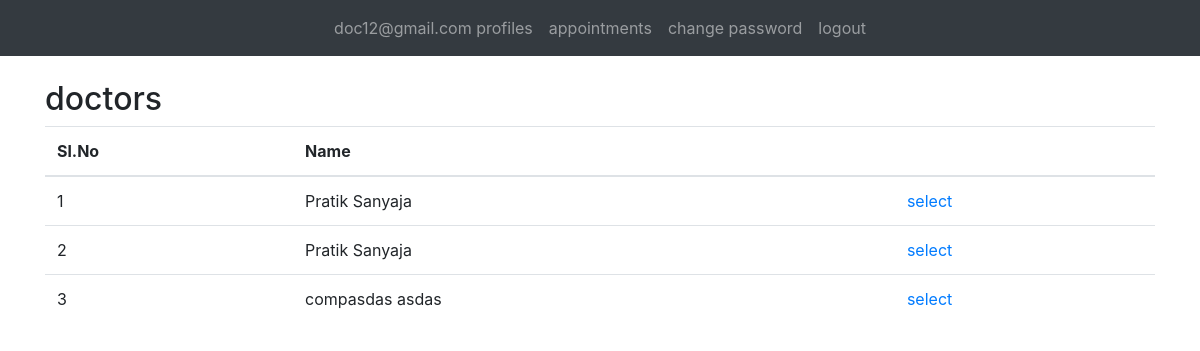
The app's page /doctors/ (signed in) with its own data.
### users/models.py (models this page shows, shortened)
class User(AbstractBaseUser, PermissionsMixin):
    email = models.EmailField(unique=True)
    first_name = models.CharField(_('first name'), max_length=30, blank=True)
    last_name = models.CharField(_('last name'), max_length=150, blank=True)
    is_staff = models.BooleanField(
        _('staff status'),
        default=False,
        help_text=_('Designates whether the user can log into this admin site.'),
    )
    type = models.CharField(max_length=15, choices=USER_TYPE, default='PATIENT')
    date_joined = models.DateTimeField(_('date joined'), default=timezone.now)
    USERNAME_FIELD = 'email'
    objects = UserManager()

### doctors/models.py (models this page shows, shortened)
class Doctors(models.Model):
    user = models.ForeignKey(get_user_model(), on_delete=models.CASCADE, related_name='doctors_user')
    specialised = models.CharField(max_length=15, default='PATIENT')
    addr = models.CharField(max_length=155, null=True)
    qualification = models.CharField(max_length=100, blank=True, null=True)

### doctors/views.py (the view)
# urls.py: path('doctors/', include('doctors.urls', namespace='doctors')),
def doctors(request):
    doctors_list = models.Doctors.objects.all()
    return render(request, 'doctors.html', {'doctors': doctors_list})

### templates/doctors.html (shortened to what this page needs)
{% extends 'app_base.html' %}
{% block content %}
  <h2>doctors</h2>
   <div class="row">
    <div class="col-md-12 table-responsive">
    <div class="common-table">
     <table class="table my-pagination">
      <thead>
       <tr class="tr-head">
        <th>Sl.No</th>
        <th>Name</th>
        <th></th>
       </tr>
      </thead>
      <tbody>
      {% if doctors %}
          {% for doc in doctors %}
      <tr class="tr-body">
        <td>{{forloop.counter}}</td>
        <td>{{doc.user.first_name}} {{doc.user.last_name}}</td>
        <td><a href="/doctors/appointments/create/{{doc.pk}}" >select</a></td>
      </tr>
       {% endfor %}
       {% else %}
       <tr class="no-data">
        <td colspan="20">No Data</td>
       </tr>
       {% endif %}
      </tbody>
     </table>
     </div>
   </div>
  </div>
{% endblock %}

### templates/app_base.html (shortened to what this page needs)
<!DOCTYPE html>
<html>
<head>
  <link rel="stylesheet" href="https://maxcdn.bootstrapcdn.com/bootstrap/4.4.1/css/bootstrap.min.css">
</head>
<body>
        <nav class="navbar navbar-expand-sm bg-dark navbar-dark justify-content-center">
        {% if user.is_authenticated %}
        <ul class="navbar-nav ">
            <li class="nav-item">
                <a href="/user/profile" class="nav-link"> {{ user.email }} profiles</a>
            </li>
            {% if user.type == 'PATIENT' %}
            <li class="nav-item"><a href="/patients/appointments" class="nav-link">My Appointments</a></li>
            <li><a href="/doctors/" class="nav-link">doctors</a></li>
            {% else %}
            <li class="nav-item"><a href="/doctors/appointments/" class="nav-link">appointments</a></li>
            {% endif %}
            <li class="nav-item"><a href="/user/change/password/" class="nav-link">change password</a>
            <li class="nav-item"><a href="/user/logout" class="nav-link">logout</a>
            </li>
        </ul>
        {% else %}
        <ul class="navbar-nav justify-content-center">
            <li class="nav-item"> <a class="nav-link" href="/">Home</a></li>
            <li class="nav-item"><a class="nav-link" href="/user/login">login</a></li>
            <li class="nav-item"><a class="nav-link" href="/user/signup">signup</a></li>
        </ul>
        {% endif %}
        </nav>
    <br>
    <div class="container">
        {% block content %}
        {% endblock %}
    </div>
</body>
</html>

### records on screen
User: email "doc12@gmail.com"
Doctors: user.first_name "Pratik", user.last_name "Sanyaja"
Doctors: user.first_name "Pratik", user.last_name "Sanyaja"
Doctors: user.first_name "compasdas", user.last_name "asdas"
